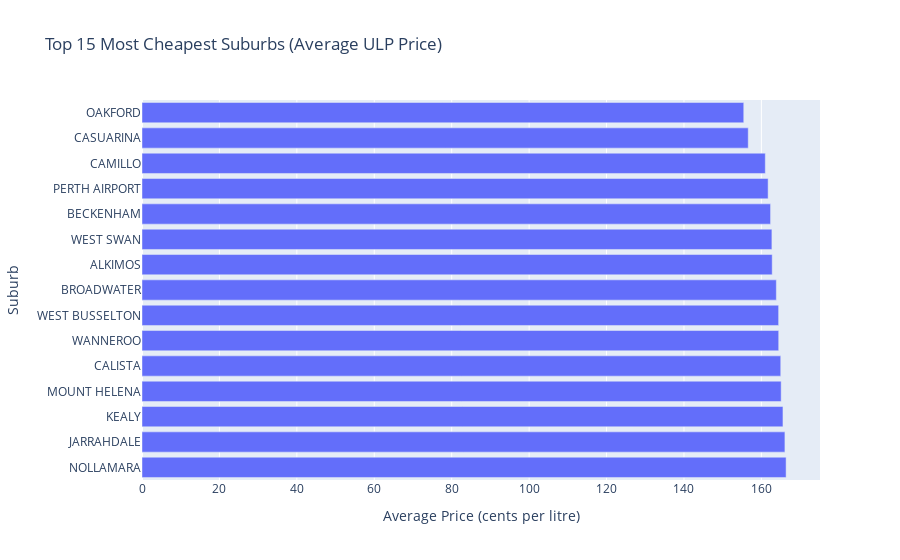

Notebook cell for this chart:
### Code cell
top_cheap = suburb_avg.sort_values("avg_price", ascending=True).head(15)

fig = px.bar(
    top_cheap,
    x="avg_price",
    y="suburb",
    orientation="h",
    title="Top 15 Most Cheapest Suburbs (Average ULP Price)",
    labels={
        "avg_price": "Average Price (cents per litre)",
        "suburb": "Suburb"
    },
    hover_data={
        "avg_price": ':$.2f',
        "min_price": ':$.2f',
        "max_price": ':$.2f',
        "observations": True
    }
)

fig.update_layout(yaxis=dict(autorange="reversed"))
fig.show()

### Figure 1 — Plotly figure (JSON) as saved in the notebook; plotly's stock layout.template omitted (floating-point values rounded to 4 significant figures)
{"data": [{"alignmentgroup": "True", "customdata": [[147.3, 165.3, 168], [148.7, 158.7, 84], [153.3, 167.3, 84], [148.7, 179.9, 168], [158.2, 169.5, 84], [157.3, 169.3, 84], [155.3, 199.9, 336], [162, 166.3, 168], [161.9, 167.5, 168], [153.9, 205.9, 588], [157.9, 169.8, 84], [157.3, 169.7, 84], [162, 168.5, 84], [159.9, 169.9, 84], [157.3, 173.7, 84]], "hovertemplate": "Average Price (cents per litre)=%{x:$.2f}<br>Suburb=%{y}<br>min_price=%{customdata[0]:$.2f}<br>max_price=%{customdata[1]:$.2f}<br>observations=%{customdata[2]}<extra></extra>", "legendgroup": "", "marker": {"color": "#636efa", "pattern": {"shape": ""}}, "name": "", "offsetgroup": "", "orientation": "h", "showlegend": false, "textposition": "auto", "type": "bar", "x": [155.4, 156.6, 161.0, 161.7, 162.4, 162.7, 162.8, 163.9, 164.5, 164.5, 165.0, 165.1, 165.6, 166.1, 166.4], "xaxis": "x", "y": ["OAKFORD", "CASUARINA", "CAMILLO", "PERTH AIRPORT", "BECKENHAM", "WEST SWAN", "ALKIMOS", "BROADWATER", "WEST BUSSELTON", "WANNEROO", "CALISTA", "MOUNT HELENA", "KEALY", "JARRAHDALE", "NOLLAMARA"], "yaxis": "y"}], "layout": {"barmode": "relative", "legend": {"tracegroupgap": 0}, "title": {"text": "Top 15 Most Cheapest Suburbs (Average ULP Price)"}, "xaxis": {"anchor": "y", "domain": [0, 1], "title": {"text": "Average Price (cents per litre)"}}, "yaxis": {"anchor": "x", "autorange": "reversed", "domain": [0, 1], "title": {"text": "Suburb"}}}}
